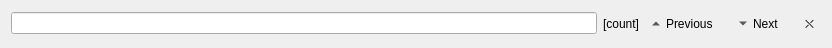
<?xml version="1.0" encoding="UTF-8"?>
<ui version="4.0">
 <class>SearchWidget</class>
 <widget class="QWidget" name="SearchWidget">
  <property name="geometry">
   <rect>
    <x>0</x>
    <y>0</y>
    <width>832</width>
    <height>48</height>
   </rect>
  </property>
  <layout class="QGridLayout" name="gridLayout">
   <item row="0" column="2">
    <widget class="QLabel" name="countLabel">
     <property name="text">
      <string notr="true">[count]</string>
     </property>
    </widget>
   </item>
   <item row="0" column="1">
    <widget class="QLineEdit" name="lineEdit"/>
   </item>
   <item row="0" column="5">
    <widget class="QToolButton" name="closeButton">
     <property name="text">
      <string notr="true">⛌</string>
     </property>
     <property name="autoRaise">
      <bool>true</bool>
     </property>
    </widget>
   </item>
   <item row="0" column="3">
    <widget class="QToolButton" name="previousButton">
     <property name="text">
      <string>Previous</string>
     </property>
     <property name="toolButtonStyle">
      <enum>Qt::ToolButtonTextBesideIcon</enum>
     </property>
     <property name="autoRaise">
      <bool>true</bool>
     </property>
     <property name="arrowType">
      <enum>Qt::UpArrow</enum>
     </property>
    </widget>
   </item>
   <item row="0" column="4">
    <widget class="QToolButton" name="nextButton">
     <property name="text">
      <string>Next</string>
     </property>
     <property name="iconSize">
      <size>
       <width>16</width>
       <height>16</height>
      </size>
     </property>
     <property name="toolButtonStyle">
      <enum>Qt::ToolButtonTextBesideIcon</enum>
     </property>
     <property name="autoRaise">
      <bool>true</bool>
     </property>
     <property name="arrowType">
      <enum>Qt::DownArrow</enum>
     </property>
    </widget>
   </item>
  </layout>
 </widget>
 <tabstops>
  <tabstop>lineEdit</tabstop>
  <tabstop>previousButton</tabstop>
  <tabstop>nextButton</tabstop>
  <tabstop>closeButton</tabstop>
 </tabstops>
 <resources/>
 <connections/>
</ui>
